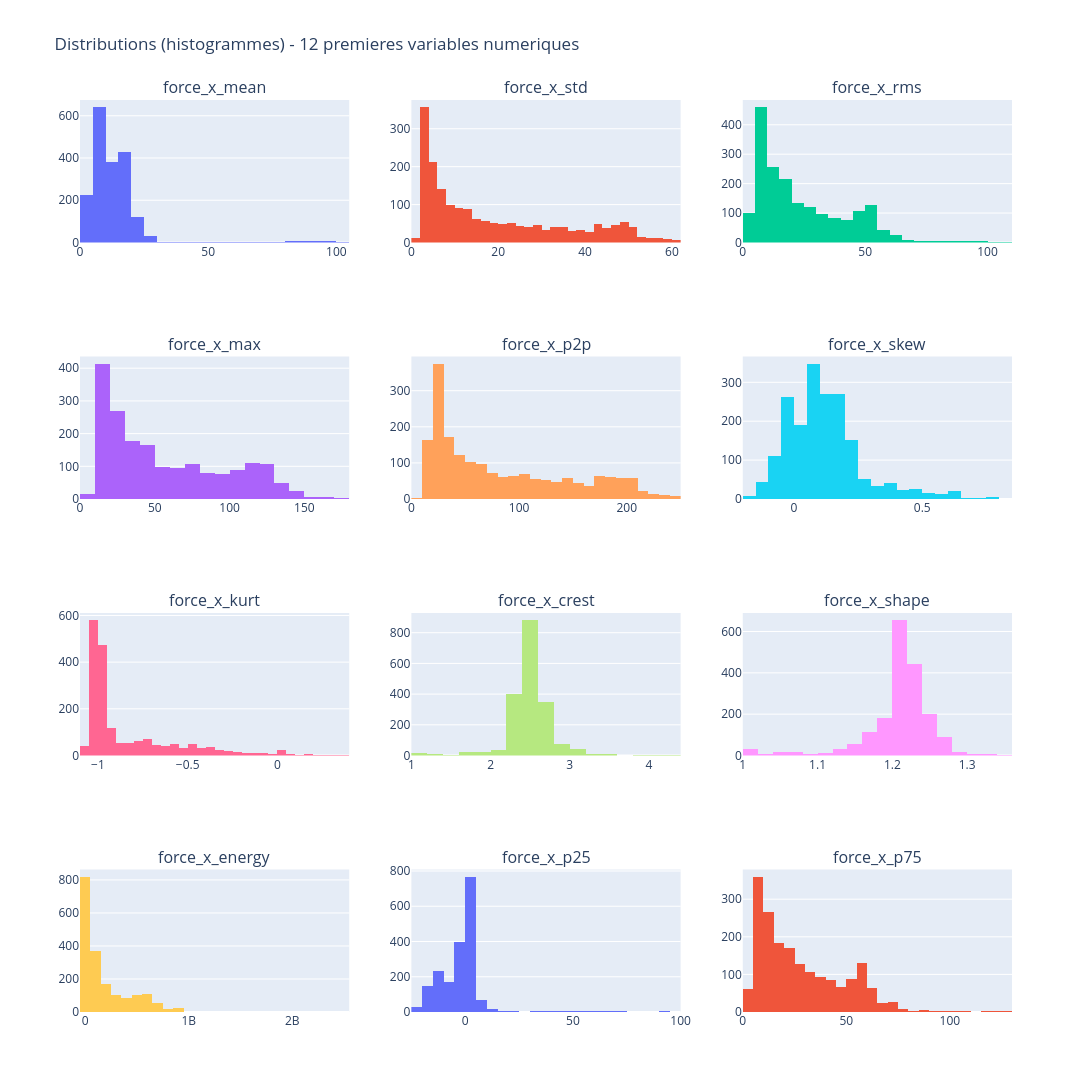

The cell this chart's notebook holds for it:
### Code cell
# Histogrammes interactifs sur un echantillon de variables numeriques
sample_num_cols = num_cols[:12]
if len(sample_num_cols) == 0:
    print('Aucune colonne numerique disponible.')
else:
    ncols = 3
    nrows = int(np.ceil(len(sample_num_cols) / ncols))
    fig = make_subplots(rows=nrows, cols=ncols, subplot_titles=sample_num_cols)

    for i, col in enumerate(sample_num_cols):
        row = i // ncols + 1
        col_pos = i % ncols + 1
        fig.add_trace(
            go.Histogram(x=df[col], name=col, showlegend=False, nbinsx=30),
            row=row,
            col=col_pos
        )

    fig.update_layout(height=300 * nrows, width=1200, title_text='Distributions (histogrammes) - 12 premieres variables numeriques')
    fig.show()

### Figure 1 — Plotly figure (JSON) as saved in the notebook; plotly's stock layout.template omitted (floating-point values rounded to 4 significant figures; data arrays with more than 128 entries replaced by an {"elided": "..."} marker saying what was removed)
{"data": [{"name": "force_x_mean", "nbinsx": 30, "showlegend": false, "type": "histogram", "x": {"elided": "2011 float values"}, "xaxis": "x", "yaxis": "y"}, {"name": "force_x_std", "nbinsx": 30, "showlegend": false, "type": "histogram", "x": {"elided": "2011 float values"}, "xaxis": "x2", "yaxis": "y2"}, {"name": "force_x_rms", "nbinsx": 30, "showlegend": false, "type": "histogram", "x": {"elided": "2011 float values"}, "xaxis": "x3", "yaxis": "y3"}, {"name": "force_x_max", "nbinsx": 30, "showlegend": false, "type": "histogram", "x": {"elided": "2011 float values"}, "xaxis": "x4", "yaxis": "y4"}, {"name": "force_x_p2p", "nbinsx": 30, "showlegend": false, "type": "histogram", "x": {"elided": "2011 float values"}, "xaxis": "x5", "yaxis": "y5"}, {"name": "force_x_skew", "nbinsx": 30, "showlegend": false, "type": "histogram", "x": {"elided": "2011 float values"}, "xaxis": "x6", "yaxis": "y6"}, {"name": "force_x_kurt", "nbinsx": 30, "showlegend": false, "type": "histogram", "x": {"elided": "2011 float values"}, "xaxis": "x7", "yaxis": "y7"}, {"name": "force_x_crest", "nbinsx": 30, "showlegend": false, "type": "histogram", "x": {"elided": "2011 float values"}, "xaxis": "x8", "yaxis": "y8"}, {"name": "force_x_shape", "nbinsx": 30, "showlegend": false, "type": "histogram", "x": {"elided": "2011 float values"}, "xaxis": "x9", "yaxis": "y9"}, {"name": "force_x_energy", "nbinsx": 30, "showlegend": false, "type": "histogram", "x": {"elided": "2011 float values"}, "xaxis": "x10", "yaxis": "y10"}, {"name": "force_x_p25", "nbinsx": 30, "showlegend": false, "type": "histogram", "x": {"elided": "2011 float values"}, "xaxis": "x11", "yaxis": "y11"}, {"name": "force_x_p75", "nbinsx": 30, "showlegend": false, "type": "histogram", "x": {"elided": "2011 float values"}, "xaxis": "x12", "yaxis": "y12"}], "layout": {"annotations": [{"font": {"size": 16}, "showarrow": false, "text": "force_x_mean", "x": 0.1444, "xanchor": "center", "xref": "paper", "y": 1, "yanchor": "bottom", "yref": "paper"}, {"font": {"size": 16}, "showarrow": false, "text": "force_x_std", "x": 0.5, "xanchor": "center", "xref": "paper", "y": 1, "yanchor": "bottom", "yref": "paper"}, {"font": {"size": 16}, "showarrow": false, "text": "force_x_rms", "x": 0.8556, "xanchor": "center", "xref": "paper", "y": 1, "yanchor": "bottom", "yref": "paper"}, {"font": {"size": 16}, "showarrow": false, "text": "force_x_max", "x": 0.1444, "xanchor": "center", "xref": "paper", "y": 0.7188, "yanchor": "bottom", "yref": "paper"}, {"font": {"size": 16}, "showarrow": false, "text": "force_x_p2p", "x": 0.5, "xanchor": "center", "xref": "paper", "y": 0.7188, "yanchor": "bottom", "yref": "paper"}, {"font": {"size": 16}, "showarrow": false, "text": "force_x_skew", "x": 0.8556, "xanchor": "center", "xref": "paper", "y": 0.7188, "yanchor": "bottom", "yref": "paper"}, {"font": {"size": 16}, "showarrow": false, "text": "force_x_kurt", "x": 0.1444, "xanchor": "center", "xref": "paper", "y": 0.4375, "yanchor": "bottom", "yref": "paper"}, {"font": {"size": 16}, "showarrow": false, "text": "force_x_crest", "x": 0.5, "xanchor": "center", "xref": "paper", "y": 0.4375, "yanchor": "bottom", "yref": "paper"}, {"font": {"size": 16}, "showarrow": false, "text": "force_x_shape", "x": 0.8556, "xanchor": "center", "xref": "paper", "y": 0.4375, "yanchor": "bottom", "yref": "paper"}, {"font": {"size": 16}, "showarrow": false, "text": "force_x_energy", "x": 0.1444, "xanchor": "center", "xref": "paper", "y": 0.1562, "yanchor": "bottom", "yref": "paper"}, {"font": {"size": 16}, "showarrow": false, "text": "force_x_p25", "x": 0.5, "xanchor": "center", "xref": "paper", "y": 0.1562, "yanchor": "bottom", "yref": "paper"}, {"font": {"size": 16}, "showarrow": false, "text": "force_x_p75", "x": 0.8556, "xanchor": "center", "xref": "paper", "y": 0.1562, "yanchor": "bottom", "yref": "paper"}], "height": 1200, "title": {"text": "Distributions (histogrammes) - 12 premieres variables numeriques"}, "width": 1200, "xaxis": {"anchor": "y", "domain": [0, 0.2889]}, "xaxis10": {"anchor": "y10", "domain": [0, 0.2889]}, "xaxis11": {"anchor": "y11", "domain": [0.3556, 0.6444]}, "xaxis12": {"anchor": "y12", "domain": [0.7111, 1]}, "xaxis2": {"anchor": "y2", "domain": [0.3556, 0.6444]}, "xaxis3": {"anchor": "y3", "domain": [0.7111, 1]}, "xaxis4": {"anchor": "y4", "domain": [0, 0.2889]}, "xaxis5": {"anchor": "y5", "domain": [0.3556, 0.6444]}, "xaxis6": {"anchor": "y6", "domain": [0.7111, 1]}, "xaxis7": {"anchor": "y7", "domain": [0, 0.2889]}, "xaxis8": {"anchor": "y8", "domain": [0.3556, 0.6444]}, "xaxis9": {"anchor": "y9", "domain": [0.7111, 1]}, "yaxis": {"anchor": "x", "domain": [0.8438, 1]}, "yaxis10": {"anchor": "x10", "domain": [0, 0.1562]}, "yaxis11": {"anchor": "x11", "domain": [0, 0.1562]}, "yaxis12": {"anchor": "x12", "domain": [0, 0.1562]}, "yaxis2": {"anchor": "x2", "domain": [0.8438, 1]}, "yaxis3": {"anchor": "x3", "domain": [0.8438, 1]}, "yaxis4": {"anchor": "x4", "domain": [0.5625, 0.7188]}, "yaxis5": {"anchor": "x5", "domain": [0.5625, 0.7188]}, "yaxis6": {"anchor": "x6", "domain": [0.5625, 0.7188]}, "yaxis7": {"anchor": "x7", "domain": [0.2812, 0.4375]}, "yaxis8": {"anchor": "x8", "domain": [0.2812, 0.4375]}, "yaxis9": {"anchor": "x9", "domain": [0.2812, 0.4375]}}}
